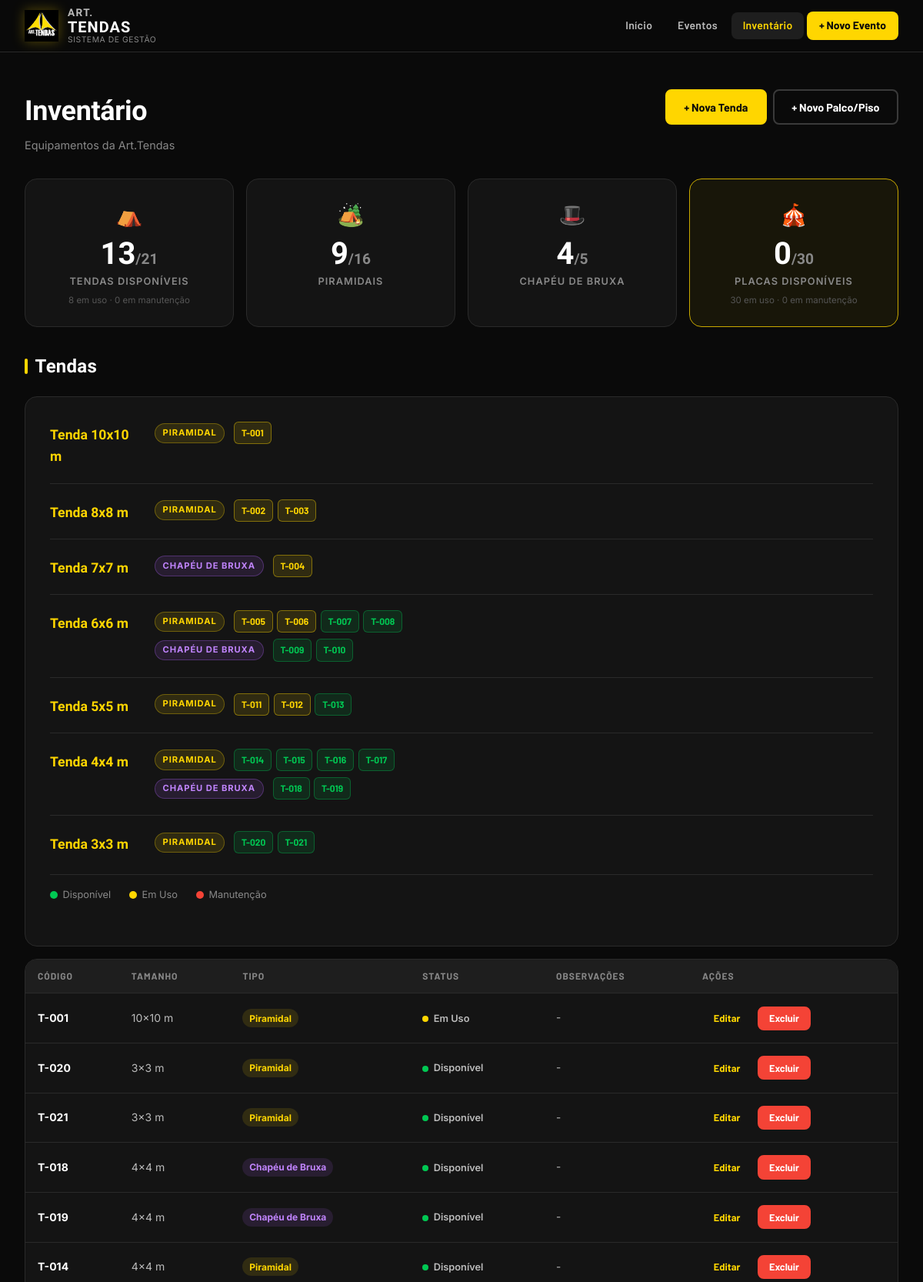
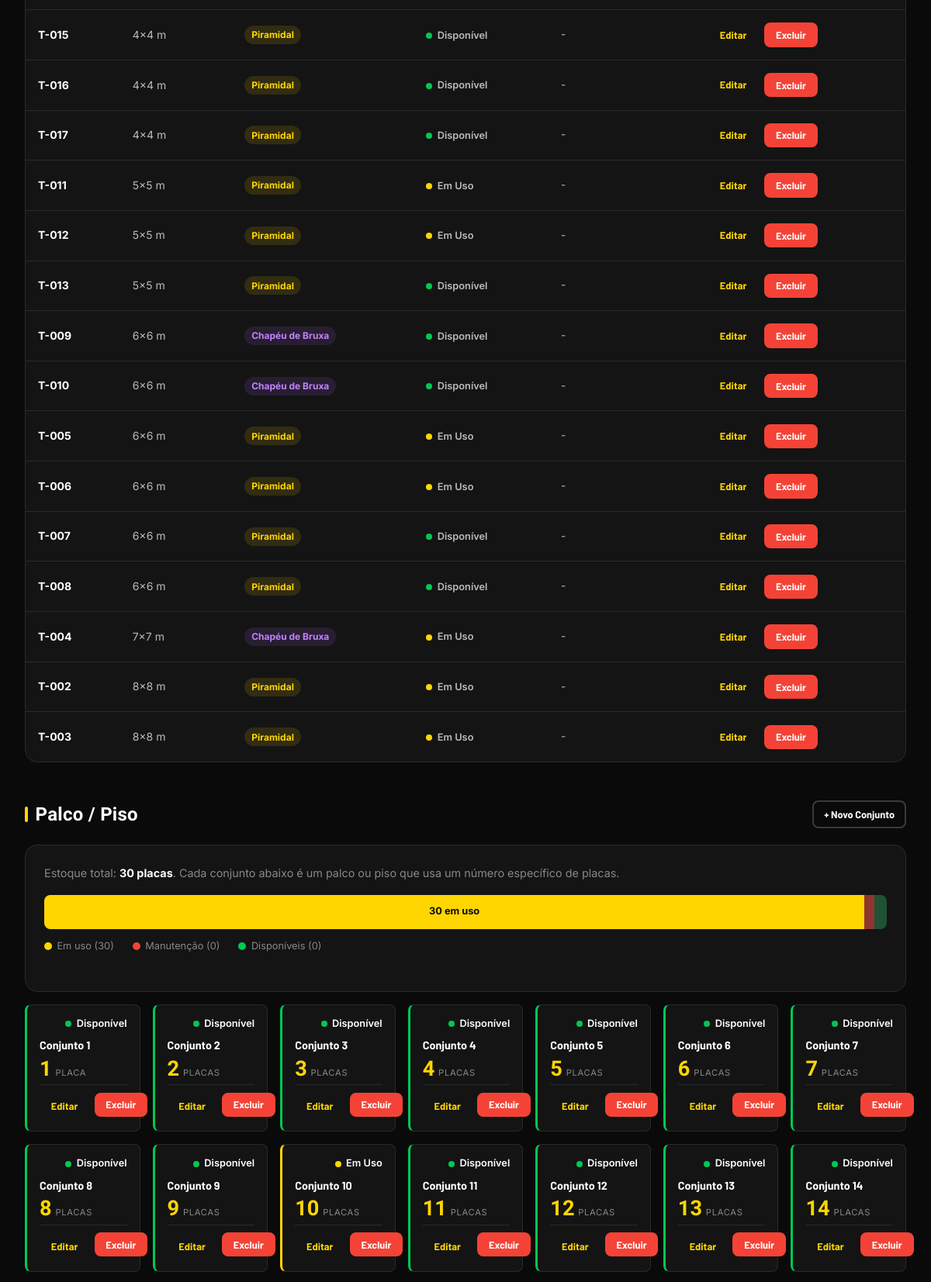
The app's page /inventario/ (upper part) with its own data (2 pictures, top to bottom).
### inventario/models.py (models this page shows, shortened)
class Tenda(models.Model):
    TAMANHOS = [
        ('3x3',   '3x3 m'),
        ('4x4',   '4x4 m'),
        ('5x5',   '5x5 m'),
        ('6x6',   '6x6 m'),
        ('7x7',   '7x7 m'),
        ('8x8',   '8x8 m'),
        ('10x10', '10x10 m'),
    ]
    TIPOS = [
        ('piramidal',    'Piramidal'),
        ('chapeu_bruxa', 'Chapéu de Bruxa'),
    ]
    STATUS = [
        ('disponivel', 'Disponível'),
        ('em_uso',     'Em Uso'),
        ('manutencao', 'Em Manutenção'),
    ]
    codigo    = models.CharField('Código', max_length=20, unique=True)
    tamanho   = models.CharField('Tamanho', max_length=10, choices=TAMANHOS)
    tipo      = models.CharField('Tipo', max_length=20, choices=TIPOS, default='piramidal')
    status    = models.CharField('Status', max_length=20, choices=STATUS, default='disponivel')
    observacoes = models.TextField('Observações', blank=True)
    class Meta:
        verbose_name = 'Tenda'
        verbose_name_plural = 'Tendas'
        ordering = ['tamanho', 'tipo', 'codigo']
    def get_status_class(self):
        return {
            'disponivel': 'status-disponivel',
            'em_uso':     'status-em-uso',
            'manutencao': 'status-manutencao',
        }.get(self.status, '')

class ConjuntoPalco(models.Model):
    STATUS = [
        ('disponivel', 'Disponível'),
        ('em_uso',     'Em Uso'),
        ('manutencao', 'Em Manutenção'),
    ]
    nome             = models.CharField('Nome do Conjunto', max_length=100)
    quantidade_placas = models.PositiveIntegerField(
        'Número de Placas',
        validators=[MinValueValidator(1), MaxValueValidator(30)],
        help_text='Quantas placas formam este conjunto (máx. 30)'
    )
    status      = models.CharField('Status', max_length=20, choices=STATUS, default='disponivel')
    observacoes = models.TextField('Observações', blank=True)
    class Meta:
        verbose_name = 'Conjunto de Palco/Piso'
        verbose_name_plural = 'Conjuntos de Palco/Piso'
        ordering = ['quantidade_placas']
    def get_status_class(self):
        return {
            'disponivel': 'status-disponivel',
            'em_uso':     'status-em-uso',
            'manutencao': 'status-manutencao',
        }.get(self.status, '')

### inventario/views.py (the view)
# urls.py: path('inventario/', include('inventario.urls', namespace='inventario')),
def inventario(request):
    tendas = Tenda.objects.all().order_by('tamanho', 'tipo', 'codigo')
    tendas_disponiveis = tendas.filter(status='disponivel').count()
    tendas_em_uso      = tendas.filter(status='em_uso').count()
    tendas_manutencao  = tendas.filter(status='manutencao').count()
    total_tendas       = tendas.count()
    total_piramisais   = tendas.filter(tipo='piramidal').count()
    total_chapeu       = tendas.filter(tipo='chapeu_bruxa').count()
    piramisais_disponiveis = tendas.filter(tipo='piramidal',    status='disponivel').count()
    chapeu_disponiveis     = tendas.filter(tipo='chapeu_bruxa', status='disponivel').count()
    conjuntos = ConjuntoPalco.objects.all()
    total_placas      = sum(c.quantidade_placas for c in conjuntos)
    placas_em_uso     = sum(c.quantidade_placas for c in conjuntos if c.status == 'em_uso')
    placas_manutencao = sum(c.quantidade_placas for c in conjuntos if c.status == 'manutencao')
    placas_disponiveis = max(0, 30 - placas_em_uso - placas_manutencao)
    conjuntos_disponiveis = conjuntos.filter(status='disponivel').count()
    conjuntos_em_uso      = conjuntos.filter(status='em_uso').count()
    conjuntos_manutencao  = conjuntos.filter(status='manutencao').count()
    ORDEM = ['10x10', '8x8', '7x7', '6x6', '5x5', '4x4', '3x3']
    estoque_resumo = []
    for tam in ORDEM:
        piramisais = list(tendas.filter(tamanho=tam, tipo='piramidal'))
        chapeu     = list(tendas.filter(tamanho=tam, tipo='chapeu_bruxa'))
        if piramisais or chapeu:
            estoque_resumo.append({
                'tamanho': f'Tenda {tam} m',
                'piramisais': piramisais,
                'chapeu': chapeu,
            })
    context = {
        'tendas': tendas,
        'total_tendas': total_tendas,
        'tendas_disponiveis': tendas_disponiveis,
        'tendas_em_uso': tendas_em_uso,
        'tendas_manutencao': tendas_manutencao,
        'total_piramisais': total_piramisais,
        'total_chapeu': total_chapeu,
        'piramisais_disponiveis': piramisais_disponiveis,
        'chapeu_disponiveis': chapeu_disponiveis,
        'estoque_resumo': estoque_resumo,
        'conjuntos': conjuntos,
        'total_placas': total_placas,
        'placas_em_uso': placas_em_uso,
        'placas_disponiveis': placas_disponiveis,
        'placas_manutencao': placas_manutencao,
        'conjuntos_disponiveis': conjuntos_disponiveis,
        'conjuntos_em_uso': conjuntos_em_uso,
        'conjuntos_manutencao': conjuntos_manutencao,
    }
    return render(request, 'inventario/inventario.html', context)

### templates/inventario/inventario.html (shortened to what this page needs)
{% extends 'base.html' %}
{% block nav_inventario %}active{% endblock %}
{% block content %}
<div class="page-header">
  <div>
    <h1 class="page-title">Inventário</h1>
    <p class="page-sub">Equipamentos da Art.Tendas</p>
  </div>
  <div class="action-buttons">
    <a href="{% url 'inventario:nova_tenda' %}" class="btn btn-primary">+ Nova Tenda</a>
    <a href="{% url 'inventario:novo_conjunto' %}" class="btn btn-outline">+ Novo Palco/Piso</a>
  </div>
</div>
<div class="stats-grid" style="margin-bottom:2rem">
  <div class="stat-card">
    <div class="stat-icon">⛺</div>
    <div class="stat-value">{{ tendas_disponiveis }}<span class="stat-total">/{{ total_tendas }}</span></div>
    <div class="stat-label">Tendas Disponíveis</div>
    <div class="stat-sub">{{ tendas_em_uso }} em uso · {{ tendas_manutencao }} em manutenção</div>
  </div>
  <div class="stat-card">
    <div class="stat-icon">🏕️</div>
    <div class="stat-value">{{ piramisais_disponiveis }}<span class="stat-total">/{{ total_piramisais }}</span></div>
    <div class="stat-label">Piramidais</div>
  </div>
  <div class="stat-card">
    <div class="stat-icon">🎩</div>
    <div class="stat-value">{{ chapeu_disponiveis }}<span class="stat-total">/{{ total_chapeu }}</span></div>
    <div class="stat-label">Chapéu de Bruxa</div>
  </div>
  <div class="stat-card stat-card--yellow">
    <div class="stat-icon">🎪</div>
    <div class="stat-value">{{ placas_disponiveis }}<span class="stat-total">/30</span></div>
    <div class="stat-label">Placas Disponíveis</div>
    <div class="stat-sub">{{ placas_em_uso }} em uso · {{ placas_manutencao }} em manutenção</div>
  </div>
</div>
<section class="section">
  <div class="section-header">
    <h2 class="section-title"><span class="accent-bar"></span>Tendas</h2>
  </div>
  {% if estoque_resumo %}
  <div class="card" style="padding:2rem;margin-bottom:1rem">
    <div class="estoque-grid">
      {% for grupo in estoque_resumo %}
      <div class="estoque-item">
        <div class="estoque-tamanho">{{ grupo.tamanho }}</div>
        <div class="estoque-tipos">
          {% if grupo.piramisais %}
          <div class="estoque-tipo-row">
            <span class="estoque-tipo-label tipo-piramidal">Piramidal</span>
            <div class="estoque-tendas">
              {% for t in grupo.piramisais %}
              <span class="tenda-bolha tenda-bolha--{{ t.status }}" title="{{ t.codigo }} — {{ t.get_status_display }}">{{ t.codigo }}</span>
              {% endfor %}
            </div>
          </div>
          {% endif %}
          {% if grupo.chapeu %}
          <div class="estoque-tipo-row">
            <span class="estoque-tipo-label tipo-chapeu">Chapéu de Bruxa</span>
            <div class="estoque-tendas">
              {% for t in grupo.chapeu %}
              <span class="tenda-bolha tenda-bolha--{{ t.status }}" title="{{ t.codigo }} — {{ t.get_status_display }}">{{ t.codigo }}</span>
              {% endfor %}
            </div>
          </div>
          {% endif %}
        </div>
      </div>
      {% endfor %}
    </div>
    <div class="placa-legend" style="margin-top:1.5rem;padding-top:1rem;border-top:1px solid var(--black-4)">
      <span class="legend-item"><span class="legend-dot" style="background:var(--green)"></span>Disponível</span>
      <span class="legend-item"><span class="legend-dot" style="background:var(--yellow)"></span>Em Uso</span>
      <span class="legend-item"><span class="legend-dot" style="background:var(--red)"></span>Manutenção</span>
    </div>
  </div>
  {% endif %}
  {% if tendas %}
  <div class="table-wrapper">
    <table class="table">
      <thead>
        <tr><th>Código</th><th>Tamanho</th><th>Tipo</th><th>Status</th><th>Observações</th><th>Ações</th></tr>
      </thead>
      <tbody>
        {% for tenda in tendas %}
        <tr>
          <td><strong>{{ tenda.codigo }}</strong></td>
          <td>{{ tenda.get_tamanho_display }}</td>
          <td><span class="tipo-badge tipo-badge--{{ tenda.tipo }}">{{ tenda.get_tipo_display }}</span></td>
          <td><span class="status-dot {{ tenda.get_status_class }}">{{ tenda.get_status_display }}</span></td>
          <td class="text-muted">{{ tenda.observacoes|default:"-"|truncatechars:40 }}</td>
          <td>
            <div class="action-buttons">
              <a href="{% url 'inventario:editar_tenda' tenda.pk %}" class="btn btn-sm">Editar</a>
              <form method="post" action="{% url 'inventario:excluir_tenda' tenda.pk %}" style="display:inline"
                    onsubmit="return confirm('Excluir {{ tenda.codigo }}?')">
                {% csrf_token %}<button type="submit" class="btn btn-sm btn-danger">Excluir</button>
              </form>
            </div>
          </td>
        </tr>
        {% endfor %}
      </tbody>
    </table>
  </div>
  {% else %}
  <div class="empty-state">
    <div class="empty-icon">⛺</div>
    <h3>Nenhuma tenda cadastrada</h3>
    <a href="{% url 'inventario:nova_tenda' %}" class="btn btn-primary">+ Nova Tenda</a>
  </div>
  {% endif %}
</section>
<section class="section">
  <div class="section-header">
    <h2 class="section-title"><span class="accent-bar"></span>Palco / Piso</h2>
    <a href="{% url 'inventario:novo_conjunto' %}" class="btn btn-sm btn-outline">+ Novo Conjunto</a>
  </div>
  <div class="card" style="margin-bottom:1rem">
    <p style="color:var(--gray-3);font-size:0.9rem;margin-bottom:1rem">
      Estoque total: <strong style="color:var(--white)">30 placas</strong>.
      Cada conjunto abaixo é um palco ou piso que usa um número específico de placas.
    </p>
    <div class="placas-summary-bar">
      <div class="placas-bar-inner">
        <div class="placas-bar-used" style="width:{% widthratio placas_em_uso 30 100 %}%">
          {% if placas_em_uso > 0 %}{{ placas_em_uso }} em uso{% endif %}
        </div>
        <div class="placas-bar-manut" style="width:{% widthratio placas_manutencao 30 100 %}%">
        </div>
        <div class="placas-bar-free" style="width:{% widthratio placas_disponiveis 30 100 %}%">
        </div>
      </div>
    </div>
    <div class="placa-legend" style="margin-top:0.75rem">
      <span class="legend-item"><span class="legend-dot" style="background:var(--yellow)"></span>Em uso ({{ placas_em_uso }})</span>
      <span class="legend-item"><span class="legend-dot" style="background:var(--red)"></span>Manutenção ({{ placas_manutencao }})</span>
      <span class="legend-item"><span class="legend-dot" style="background:var(--green)"></span>Disponíveis ({{ placas_disponiveis }})</span>
    </div>
  </div>
  {% if conjuntos %}
  <div class="cards-grid" style="grid-template-columns:repeat(auto-fill,minmax(140px,1fr))">
    {% for c in conjuntos %}
    <div class="conjunto-card conjunto-card--{{ c.status }}">
      <div class="conjunto-header">
        <span class="status-dot {{ c.get_status_class }}">{{ c.get_status_display }}</span>
      </div>
      <div class="conjunto-nome">{{ c.nome }}</div>
      <div class="conjunto-placas">
        <span class="conjunto-num">{{ c.quantidade_placas }}</span>
        <span class="conjunto-label">{% if c.quantidade_placas == 1 %}placa{% else %}placas{% endif %}</span>
      </div>
      <div class="conjunto-actions">
        <a href="{% url 'inventario:editar_conjunto' c.pk %}" class="btn btn-sm">Editar</a>
        <form method="post" action="{% url 'inventario:excluir_conjunto' c.pk %}" style="display:inline"
              onsubmit="return confirm('Excluir conjunto &quot;{{ c.nome }}&quot;?')">
          {% csrf_token %}<button type="submit" class="btn btn-sm btn-danger">Excluir</button>
        </form>
      </div>
    </div>
    {% endfor %}
  </div>
  {% endif %}
</section>
{% endblock %}

### records on screen
Tenda: codigo "T-001", tamanho "10x10 m", tipo "Piramidal", status "Em Uso", observacoes "-"
Tenda: codigo "T-002", tamanho "8x8 m", tipo "Piramidal", status "Em Uso", observacoes "-"
Tenda: codigo "T-003", tamanho "8x8 m", tipo "Piramidal", status "Em Uso", observacoes "-"
Tenda: codigo "T-004", tamanho "7x7 m", tipo "Chapéu de Bruxa", status "Em Uso", observacoes "-"
Tenda: codigo "T-005", tamanho "6x6 m", tipo "Piramidal", status "Em Uso", observacoes "-"
Tenda: codigo "T-006", tamanho "6x6 m", tipo "Piramidal", status "Em Uso", observacoes "-"
Tenda: codigo "T-007", tamanho "6x6 m", tipo "Piramidal", status "Disponível", observacoes "-"
Tenda: codigo "T-008", tamanho "6x6 m", tipo "Piramidal", status "Disponível", observacoes "-"
Tenda: codigo "T-009", tamanho "6x6 m", tipo "Chapéu de Bruxa", status "Disponível", observacoes "-"
Tenda: codigo "T-010", tamanho "6x6 m", tipo "Chapéu de Bruxa", status "Disponível", observacoes "-"
Tenda: codigo "T-011", tamanho "5x5 m", tipo "Piramidal", status "Em Uso", observacoes "-"
Tenda: codigo "T-012", tamanho "5x5 m", tipo "Piramidal", status "Em Uso", observacoes "-"
Tenda: codigo "T-013", tamanho "5x5 m", tipo "Piramidal", status "Disponível", observacoes "-"
Tenda: codigo "T-014", tamanho "4x4 m", tipo "Piramidal", status "Disponível", observacoes "-"
Tenda: codigo "T-015", tamanho "4x4 m", tipo "Piramidal", status "Disponível", observacoes "-"
Tenda: codigo "T-016", tamanho "4x4 m", tipo "Piramidal", status "Disponível", observacoes "-"
Tenda: codigo "T-017", tamanho "4x4 m", tipo "Piramidal", status "Disponível", observacoes "-"
Tenda: codigo "T-018", tamanho "4x4 m", tipo "Chapéu de Bruxa", status "Disponível", observacoes "-"
Tenda: codigo "T-019", tamanho "4x4 m", tipo "Chapéu de Bruxa", status "Disponível", observacoes "-"
Tenda: codigo "T-020", tamanho "3x3 m", tipo "Piramidal", status "Disponível", observacoes "-"
Tenda: codigo "T-021", tamanho "3x3 m", tipo "Piramidal", status "Disponível", observacoes "-"
ConjuntoPalco: status "Disponível", nome "Conjunto 1", quantidade_placas "1", shows "PLACA"
ConjuntoPalco: status "Disponível", nome "Conjunto 2", quantidade_placas "2", shows "PLACAS"
ConjuntoPalco: status "Disponível", nome "Conjunto 3", quantidade_placas "3", shows "PLACAS"
ConjuntoPalco: status "Disponível", nome "Conjunto 4", quantidade_placas "4", shows "PLACAS"
ConjuntoPalco: status "Disponível", nome "Conjunto 5", quantidade_placas "5", shows "PLACAS"
ConjuntoPalco: status "Disponível", nome "Conjunto 6", quantidade_placas "6", shows "PLACAS"
ConjuntoPalco: status "Disponível", nome "Conjunto 7", quantidade_placas "7", shows "PLACAS"
ConjuntoPalco: status "Disponível", nome "Conjunto 8", quantidade_placas "8", shows "PLACAS"
ConjuntoPalco: status "Disponível", nome "Conjunto 9", quantidade_placas "9", shows "PLACAS"
ConjuntoPalco: status "Em Uso", nome "Conjunto 10", quantidade_placas "10", shows "PLACAS"
ConjuntoPalco: status "Disponível", nome "Conjunto 11", quantidade_placas "11", shows "PLACAS"
ConjuntoPalco: status "Disponível", nome "Conjunto 12", quantidade_placas "12", shows "PLACAS"
ConjuntoPalco: status "Disponível", nome "Conjunto 13", quantidade_placas "13", shows "PLACAS"
ConjuntoPalco: status "Disponível", nome "Conjunto 14", quantidade_placas "14", shows "PLACAS"

### other values on screen
{{ tendas_disponiveis }} "13"
{{ total_tendas }} "21"
{{ tendas_em_uso }} "8"
{{ tendas_manutencao }} "0"
{{ piramisais_disponiveis }} "9"
{{ total_piramisais }} "16"
{{ chapeu_disponiveis }} "4"
{{ total_chapeu }} "5"
{{ placas_disponiveis }} "0"
{{ placas_em_uso }} "30"
{{ placas_manutencao }} "0"
{{ grupo.tamanho }} "Tenda 10x10 m" "Tenda 8x8 m" "Tenda 7x7 m" "Tenda 6x6 m" "Tenda 5x5 m" "Tenda 4x4 m" "Tenda 3x3 m"
